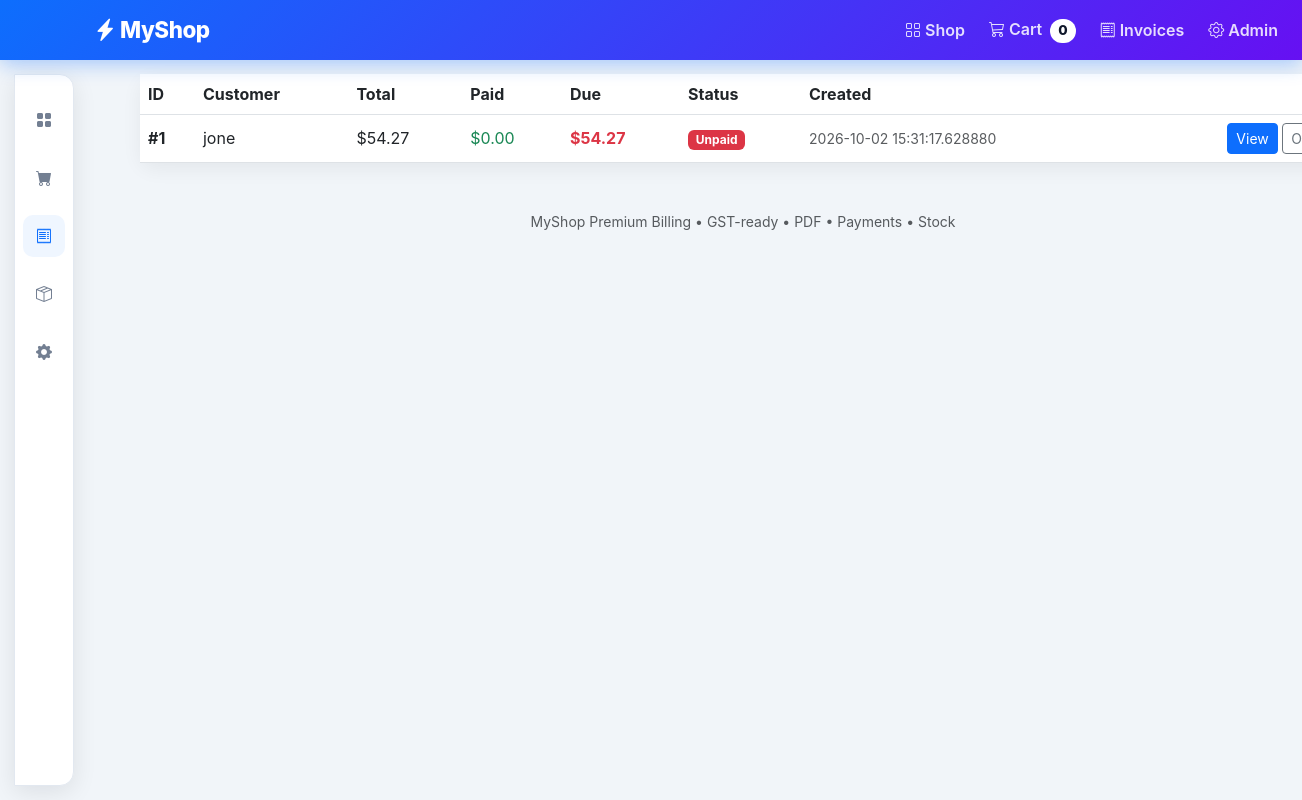
/invoices?status=Unpaid, run on the app's committed database.
### tables this page shows
CREATE TABLE invoices (
    id INTEGER PRIMARY KEY AUTOINCREMENT,
    customer TEXT,
    subtotal REAL DEFAULT 0,
    discount REAL DEFAULT 0,
    tax REAL DEFAULT 0,
    total REAL,
    status TEXT DEFAULT 'Unpaid',
    created TEXT
);

### app.py (the view)
@app.route("/invoices")
def invoices():
    db = get_db()
    status_f = request.args.get("status", "")
    if status_f in ("Paid", "Partially Paid", "Unpaid"):
        rows = db.execute("SELECT * FROM invoices WHERE status = ? ORDER BY created DESC", (status_f,)).fetchall()
    else:
        rows = db.execute("SELECT * FROM invoices ORDER BY created DESC").fetchall()
    enriched = []
    for inv in rows:
        paid = db.execute("SELECT COALESCE(SUM(amount),0) FROM payments WHERE invoice_id = ?", (inv["id"],)).fetchone()[0] or 0
        outstanding = (inv["total"] or 0) - paid
        status = _invoice_status(inv["total"], paid)
        if status != (inv["status"] or ""):
            try:
                db.execute("UPDATE invoices SET status = ? WHERE id = ?", (status, inv["id"]))
                db.commit()
            except Exception:
                pass
        d = dict(inv)
        d["paid"] = paid
        d["outstanding"] = outstanding
        d["derived_status"] = status
        enriched.append(d)
    return render_template("invoices.html", invoices=enriched, active_status=status_f)

### app.py (called while the page is built)
def get_db():
    db = getattr(g, "db", None)
    if db is None:
        db = g.db = sqlite3.connect(DB_PATH)
        db.row_factory = sqlite3.Row
    return db

def _cols(db, table):
    try:
        return [r[1] for r in db.execute(f"PRAGMA table_info({table})").fetchall()]
    except Exception:
        return []

@app.before_request
def ensure_migrations():
    if DB_PATH.exists():
        try:
            migrate_db()
        except Exception:
            pass

def _invoice_status(inv_total, paid):
    if paid <= 0:
        return "Unpaid"
    if paid >= (inv_total or 0) - 0.01:
        return "Paid"
    return "Partially Paid"

### templates/invoices.html
{% extends "layout.html" %}
{% block content %}
  <div class="d-flex justify-content-between align-items-center mb-3 flex-wrap gap-2">
    <h3 class="fw-bold mb-0">Invoices</h3>
    <div class="d-flex gap-2">
      <a href="/invoices" class="btn btn-sm {{ 'btn-dark' if not active_status else 'btn-outline-secondary' }}">All</a>
      <a href="/invoices?status=Paid" class="btn btn-sm {{ 'btn-success' if active_status=='Paid' else 'btn-outline-success' }}">Paid</a>
      <a href="/invoices?status=Partially Paid" class="btn btn-sm {{ 'btn-warning' if active_status=='Partially Paid' else 'btn-outline-warning' }}">Partial</a>
      <a href="/invoices?status=Unpaid" class="btn btn-sm {{ 'btn-danger' if active_status=='Unpaid' else 'btn-outline-danger' }}">Unpaid</a>
    </div>
  </div>
  {% if invoices %}
    <div class="card shadow-sm">
      <div class="table-responsive">
      <table class="table align-middle mb-0">
        <thead><tr><th>ID</th><th>Customer</th><th>Total</th><th>Paid</th><th>Due</th><th>Status</th><th>Created</th><th></th></tr></thead>
        <tbody>
          {% for inv in invoices %}
            <tr>
              <td class="fw-bold">#{{ inv.id }}</td>
              <td>{{ inv.customer }}</td>
              <td>${{ '%.2f'|format(inv.total) }}</td>
              <td class="text-success">${{ '%.2f'|format(inv.paid) }}</td>
              <td class="fw-bold {{ 'text-danger' if inv.outstanding > 0 else 'text-muted' }}">${{ '%.2f'|format(inv.outstanding) }}</td>
              <td>
                {% if inv.derived_status == 'Paid' %}<span class="badge bg-success">Paid</span>
                {% elif inv.derived_status == 'Partially Paid' %}<span class="badge bg-warning text-dark">Partial</span>
                {% else %}<span class="badge bg-danger">Unpaid</span>{% endif %}
              </td>
              <td class="small text-muted">{{ inv.created }}</td>
              <td class="text-end"><a href="/invoice/{{ inv.id }}" class="btn btn-sm btn-primary">View</a> <a href="/order/{{ inv.id }}" class="btn btn-sm btn-outline-secondary">Order</a></td>
            </tr>
          {% endfor %}
        </tbody>
      </table>
      </div>
    </div>
  {% else %}
    <div class="alert alert-light">No invoices yet. <a href="/">Create your first sale</a></div>
  {% endif %}
{% endblock %}

### static/css/style.css (style rules this page uses)
body { background: #f1f5f9; font-family: Inter, system-ui, -apple-system, Segoe UI, Roboto, sans-serif; }
.card { border: none; border-radius: 14px; }
.card.shadow-sm { box-shadow: 0 6px 20px rgba(2,6,23,.06) !important; }

### data on the page
invoices: id "1", customer "jone", total "54.27", paid "0.00", outstanding "54.27", created "2026-10-02 15:31:17.628880"

### other printed values
{{ cart_count or 0 }} "0"
